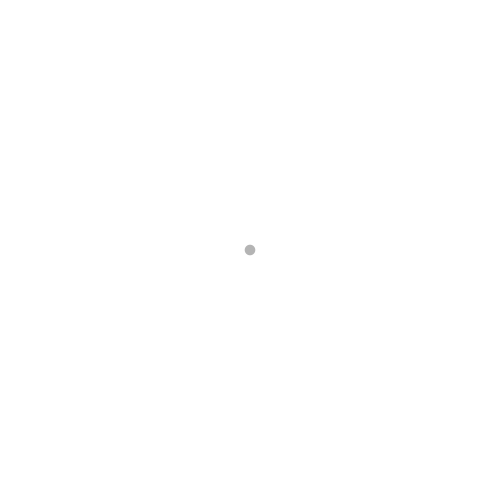
Frame 1 (no input)
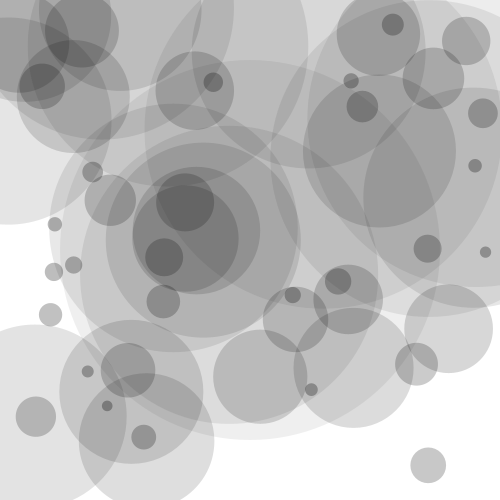
Frame 60 (the mouse pressed at the canvas centre just before this capture)
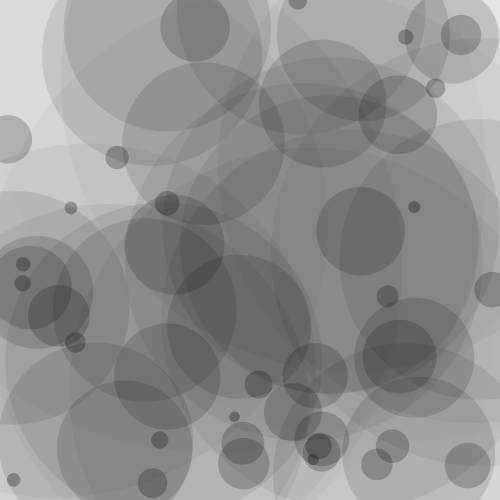
Frame 120 (the mouse held since frame 60 and released just before this capture)

The Processing sketch that drew these frames (run headless with seeded random() and noise(); from frame 60 on, the mouse is pressed at the canvas centre):

// Processing sketch: processing_64355
// ── processing_64355.pde

import java.util.ArrayList;
ArrayList<Ripple> ripples;
int rippleWidth = 10;

public void setup() {
  size(500, 500);
  smooth();
  noStroke();
  frameRate(30);

  ripples = new ArrayList<Ripple>();
  ripples.add(new Ripple(this, width/2, height/2, rippleWidth));
}

public void draw() {
  background(255);

  Ripple ripple;
  for (int i=0; i<ripples.size(); i++) {
    ripple = ripples.get(i);
    ripple.wave();
    ripple.display();
    if (ripple.finished()) {
      ripples.remove(i);
    }
  }

  ripples.add(new Ripple(this, random(width), random(height), rippleWidth));
}


public class Ripple {
  PApplet papplet;

  float x, y, w;
  float life;

  public Ripple(PApplet p, float x, float y, float w) {
    papplet = p;
    this.x = x;
    this.y = y;
    this.w = w;
    this.life = 75;
  }

  public void wave() {
    w += w/16;
  }

  public boolean finished() {
    life--;
    if (life < 0) {
      return true;
    }
    else {
      return false;
    }
  }

  public void display() {
    papplet.fill(0, life);
    papplet.ellipse(x, y, w, w);
  }
}
